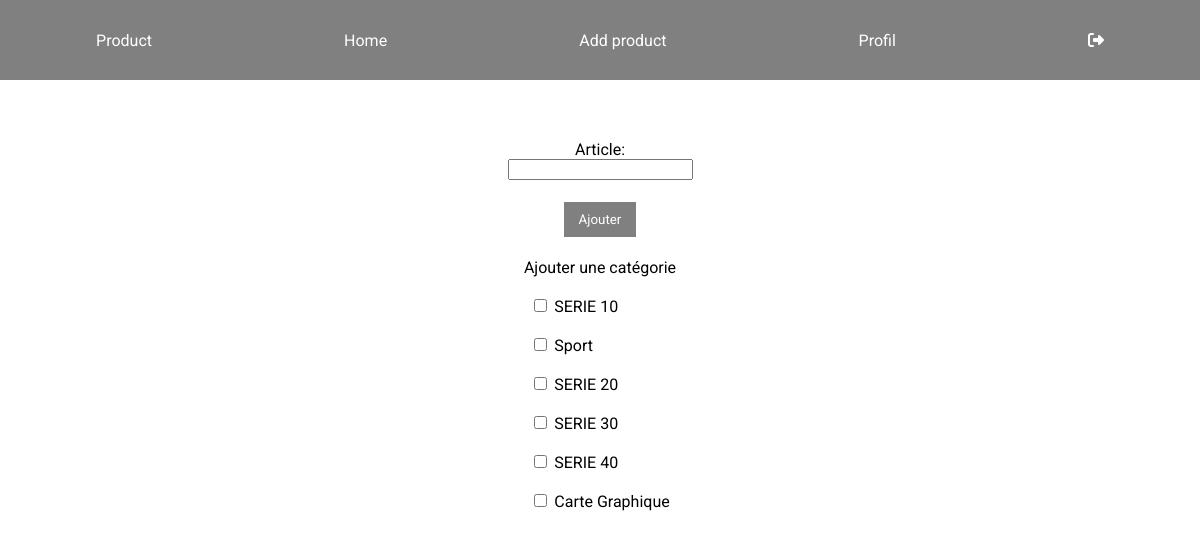
Screenshot of /article.php (signed in) with the database file from the repository.
### tables this page shows
CREATE TABLE IF NOT EXISTS `categorie` (
  `id` int NOT NULL AUTO_INCREMENT,
  `id_utilisateur` int NOT NULL,
  `nom` varchar(255) NOT NULL,
  PRIMARY KEY (`id`)
);

### article.php (the view, shortened to what this page needs)
<?php
include_once("./Include/head-inc.php");
require_once("./Include/config.php");
require_once("./Include/navigation.php");
if (isset($_SESSION['user'])) { ?>
    <form action="" method="POST">
        <label for="article">Article: </label>
        <input type="text" name="article" id="article" required>
        <input class="button" type="submit" name="submit" value="Ajouter">
        <a href="./categorie.php">Ajouter une catégorie</a>
        <div id="categorie">
            <?php
            $request = $bdd->prepare("SELECT * FROM categorie");
            $request->execute();
            $result = $request->fetchAll(PDO::FETCH_ASSOC);
            foreach ($result as $key => $value) {
            ?>
                <br>
                <input type="checkbox" id="<?= $value['nom'] ?>" value="<?= $value['id'] ?>" name="categorie[]">
                <label for="<?= $value['nom'] ?>"><?= $value['nom'] ?></label>
                <br>
            <?php
            }
            ?>
        </div>
    </form>
<?php
} else {
    header('Location: ./connexion.php');
}
?>

### style/origin_style.css (style rules this page uses)
form { margin: 5%; display: flex; flex-direction: column; align-items: center; justify-content: center; }
.button { color: white; margin: 2%; border: none; background-color: grey; font-family: 'Roboto', sans-serif; padding: 10px 15px; }
a { text-decoration: none; color: black; }

### rows the page displays
categorie: nom "SERIE 10"
categorie: nom "Sport"
categorie: nom "SERIE 20"
categorie: nom "SERIE 30"
categorie: nom "SERIE 40"
categorie: nom "Carte Graphique"
